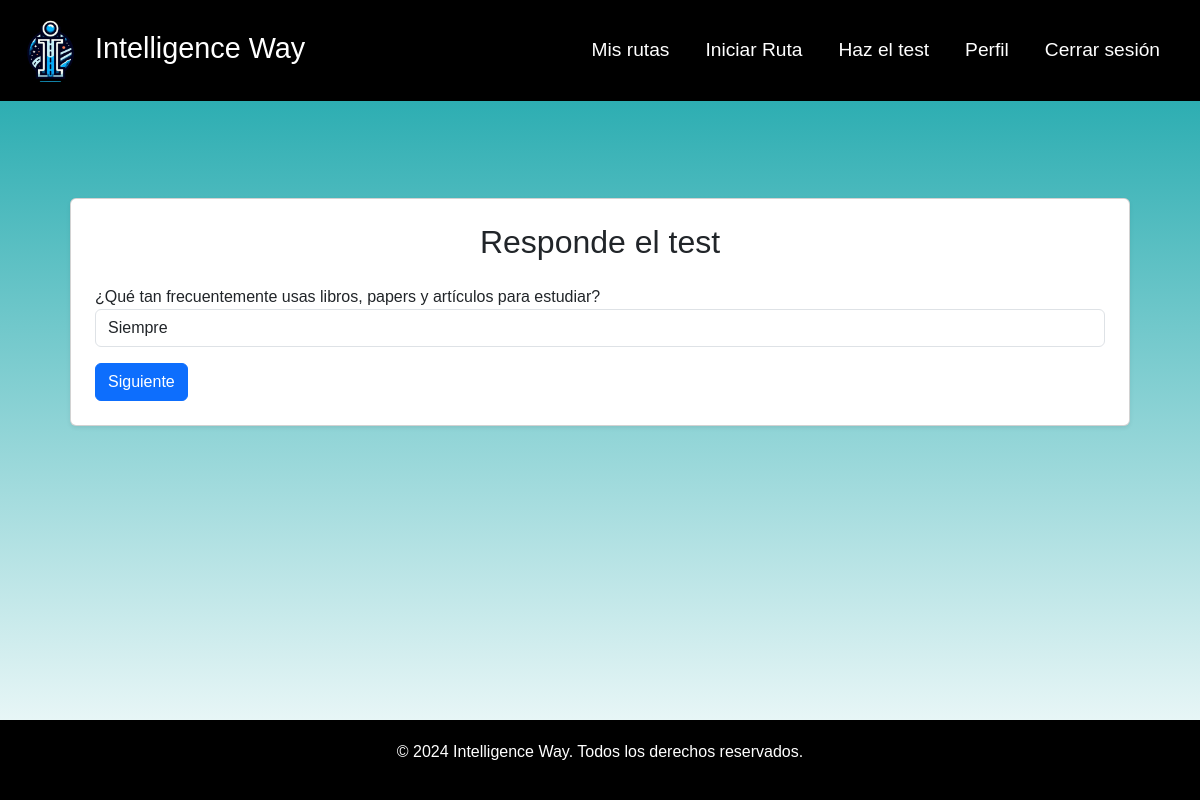
Before: /preferences/update/ (signed in) with the older database file.
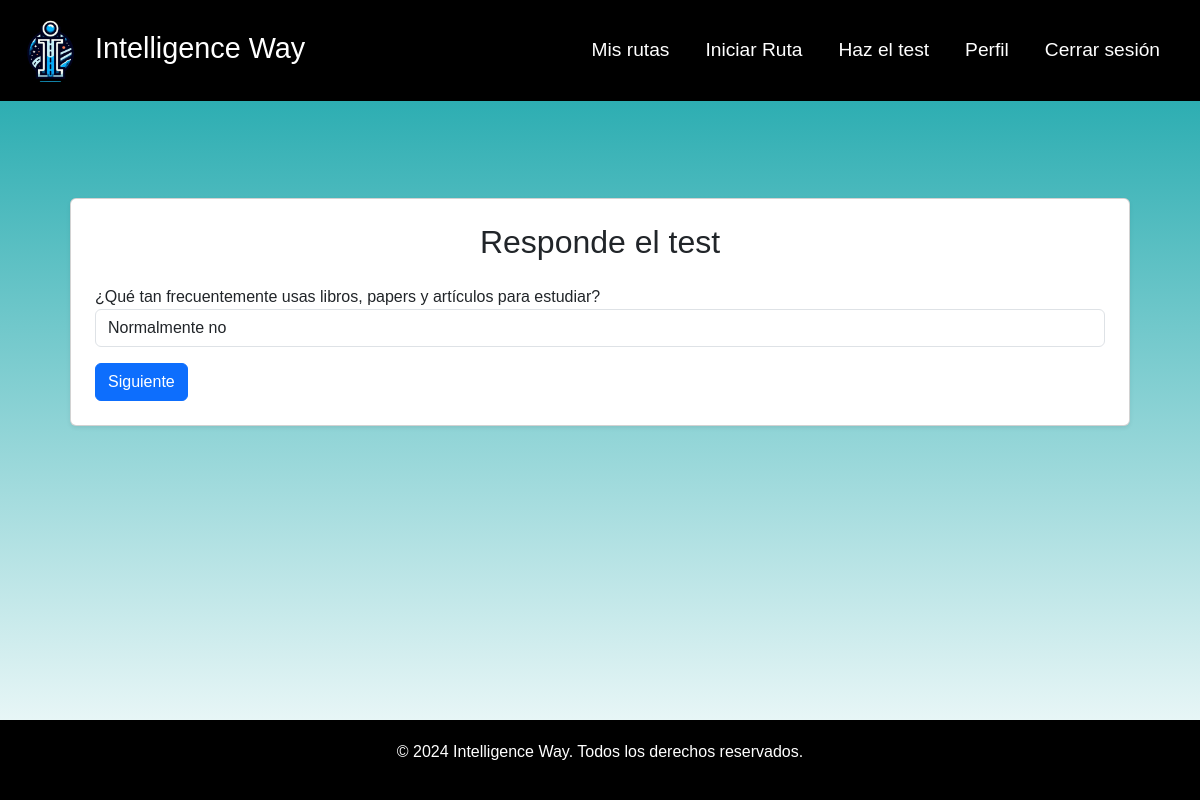
After: the same page with the newer database file.
### preferences/models.py (models this page shows, shortened)
class ModeloAprendizajeUsuario(models.Model):
    usuario = models.ForeignKey(User, on_delete=models.CASCADE)
    q1 = models.IntegerField(null=True, validators=[MinValueValidator(1), MaxValueValidator(5)])
    q2 = models.IntegerField(null=True, validators=[MinValueValidator(1), MaxValueValidator(5)])
    q3 = models.IntegerField(null=True, validators=[MinValueValidator(1), MaxValueValidator(5)])
    q4 = models.IntegerField(null=True, validators=[MinValueValidator(1), MaxValueValidator(5)])
    q5 = models.IntegerField(null=True, validators=[MinValueValidator(1), MaxValueValidator(5)])
    q6 = models.IntegerField(null=True, validators=[MinValueValidator(1), MaxValueValidator(5)])
    q7 = models.IntegerField(null=True, validators=[MinValueValidator(1), MaxValueValidator(5)])
    q8 = models.IntegerField(null=True, validators=[MinValueValidator(1), MaxValueValidator(5)])
    created_at = models.DateTimeField(auto_now_add=True)
    update_at= models.DateTimeField(auto_now=True)

### preferences/views.py (the view)
# urls.py: path('update/', views.FormularioView.as_view(), name="preferencia_update"),
class FormularioView(LoginRequiredMixin, UpdateView):
    model = ModeloAprendizajeUsuario
    form_class = AprendizajeForm
    template_name = 'test.html'
    success_url = reverse_lazy('calculo_preferencias')
    def get_object(self):
        return ModeloAprendizajeUsuario.objects.get(usuario=self.request.user)

### preferences/templates/test.html (shortened to what this page needs)
{% extends 'base.html' %}
{% block content %}
<div class="container mt-5">
	<div class="card shadow-sm p-4">
		<h2 class="mb-4 text-center">Responde el test</h2>
        <form method="post" id="questionForm">
            <div class="question" id="question-1">
                {{ form.q1.label_tag }} <br>
                {{ form.q1 }}
            </div>
            <div class="d-flex justify-content-between mt-3">
                <button type="button" id="nextBtn" class="btn btn-primary" onclick="showNextQuestion()">Siguiente</button>
            </div>
        </form>
    </div>
</div>
{% endblock %}

Changed rows visible on the page:
changed ModeloAprendizajeUsuario: q1 "Siempre" → "Normalmente no"
